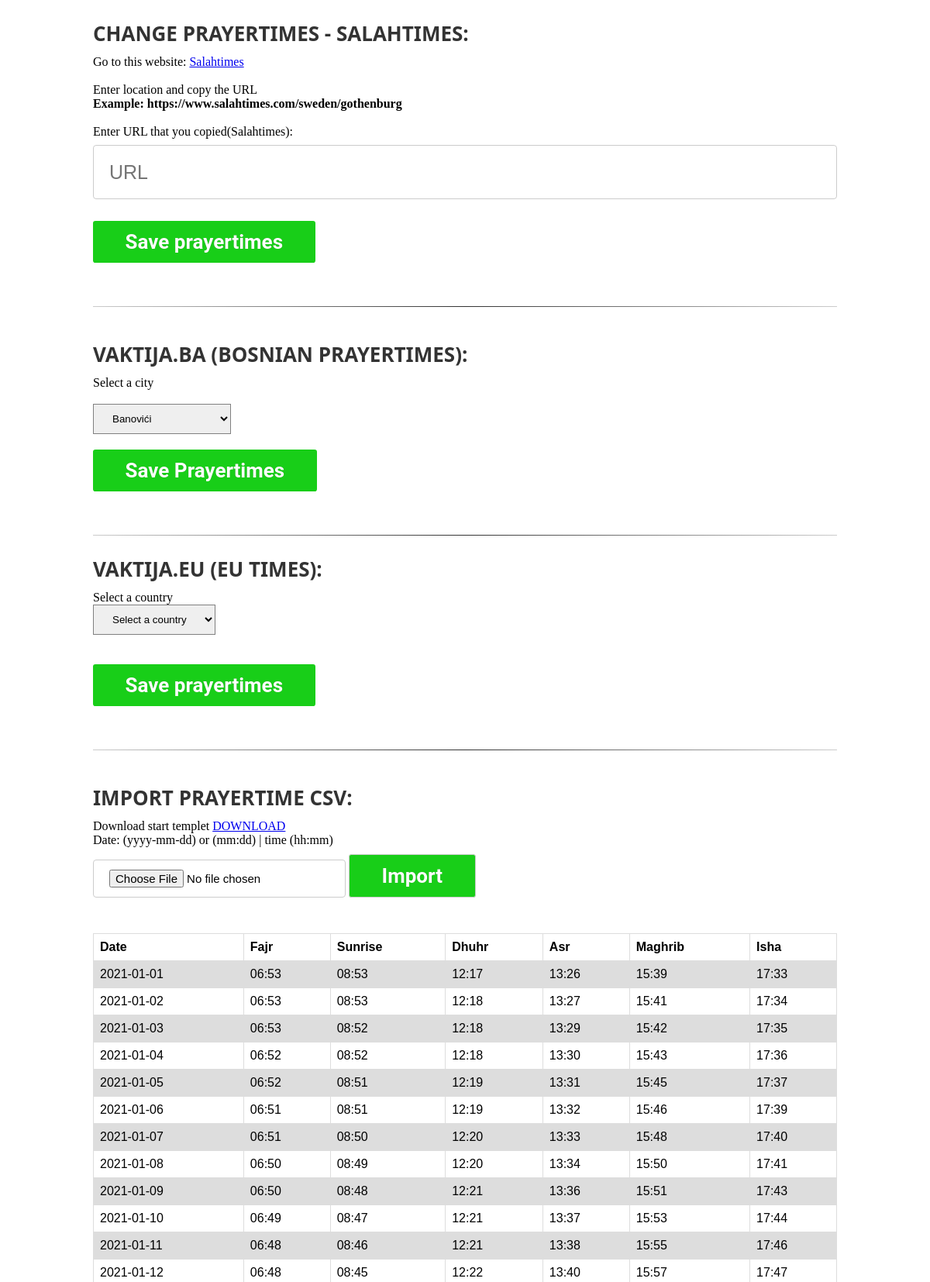
The app's page /prayertime (upper part) with its own data.
### tables this page shows
CREATE TABLE prayertimes (date text, fajr text, sunrise text, dhuhr text, asr text, maghrib text, isha text);

### app.py (the view)
@app.route( '/prayertime' )
def prayertimes():
    conn = sqlite3.connect("database.db")
    c = conn.cursor()
    c.execute("""select * from prayertimes""")
    prayertimes = c.fetchall()
    return render_template( 'time.html', prayertimes = prayertimes )

### templates/time.html (shortened to what this page needs)
{% extends 'layout/layout.html' %}
{% block content %}
<div class="container_padding">
    <h1 class="title left">Change prayertimes - Salahtimes:</h1>
    <p>Go to this website: <a href="https://www.salahtimes.com/countries" target="_blank">Salahtimes</a></p><br>
    <p>Enter location and copy the URL <br><b>Example: https://www.salahtimes.com/sweden/gothenburg</b></p><br>
    <label for="salahtimes_url">Enter URL that you copied(Salahtimes):</label>
    <input type="text" id="salahtimes_url" required  name="salahtimes_url" placeholder="URL">
    <button  id="save_prayertime" class="save" style="display:block; margin: 20px 0px;"  >Save prayertimes</button><br><br><hr><br>
    <h1 class="title left">Vaktija.ba (Bosnian prayertimes):</h1>
    <p>Select a city </p><br>
    <select class="select" name="city" id="city">
        <option value=0>Banovići</option>
    </select>
    <button  id="save_prayertime2" class="save" style="display:block; margin: 20px 0px;" >Save Prayertimes</button>
    <br><br>
    <hr>
    <h1 class="title left">Vaktija.eu (EU times):</h1>
    <p>Select a country</p>
    <select id="vaktija_eu_country" class="select" name="country" id="country">
        <option value="" disabled selected="selected">Select a country</option>
    </select>
    <br><br>
    <button  id="save_prayertime3" class="save" style="display:block; margin: 20px 0px;"  >Save prayertimes</button><br><br><hr><br>
    <form action="/import/prayertime" method="POST" enctype="multipart/form-data">
        <h1 class="title left">Import prayertime CSV:</h1>
        <p>Download start templet <a href="./static/upload/start_template.csv" target="_blank">DOWNLOAD</a></p>
        <p>Date: (yyyy-mm-dd) or (mm:dd) | time (hh:mm) </p>
        <input  style=" font-size:15px; height: auto !important; width: auto !important;" required type="file"  accept=".csv" id="csv"   name="csv" >
        <input type="submit" class="save"  value="Import"><br><br><br>
    </form>
    <table>
        <tr>
        <th>Date</th>
        <th>Fajr</th>
        <th>Sunrise</th>
        <th>Dhuhr</th>
        <th>Asr</th>
        <th>Maghrib</th>
        <th>Isha</th>
        </tr>
        {% for x in prayertimes%}
        <tr>
        <td>{{x[0]}}</td>
        <td>{{x[1]}}</td>
        <td>{{x[2]}}</td>
        <td>{{x[3]}}</td>
        <td>{{x[4]}}</td>
        <td>{{x[5]}}</td>
        <td>{{x[6]}}</td>
        </tr>
        {% endfor %}
    </table>
</div>
{% endblock %}

### static/css/styles.css (style rules this page uses)
* { margin: 0; padding: 0; border: 0; outline: 0; box-sizing: border-box; }
.title { text-align: center; font-family: 'Segoe UI', Tahoma, Geneva, Verdana, sans-serif; margin: 25px 0px 10px 0px; color:#333; text-transform: uppercase; font-size: 26px; }
.save { cursor: pointer; width: auto !important; height: auto !important; background-color: rgb(24, 206, 24); display:inline-block; color: white !important; padding:0.46em 1.6em; margin: 1% auto 1% auto; border-radius:0.12em; font-size: 26px; box-sizing: border-box; text-decoration:none; font-family:'Roboto',sans-serif; font-weight:700; color:#242424; text-shadow: 0 0.004em 0.004em rgba(0,0,0,0.35); transition: all 0.6s; }
table { font-family: arial, sans-serif; border-collapse: collapse; width: 100%; }
td, th { border: 1px solid #dddddd; text-align: left; padding: 8px; }
tr:nth-child(even) { background-color: #dddddd; }
.left { text-align: left !important; }
hr { border: 0; height: 1px;background: #333;background-image: linear-gradient(to right, #ccc, #333, #ccc); }
input { width: 100%; height:70px; padding: 12px 20px; margin: 8px 0; display: inline-block; border: 1px solid #ccc; border-radius: 4px; box-sizing: border-box; font-size: 25px; }
.select { padding: 10px 20px; border: 1px solid grey; }
@media only screen and (min-width: 1000px) { .container_padding { padding-right: 10%; padding-left: 10%; margin-right: auto !important; margin-left: auto; } }

### records on screen
prayertimes: date "2021-01-01", fajr "06:53", sunrise "08:53", dhuhr "12:17", asr "13:26", maghrib "15:39", isha "17:33"
prayertimes: date "2021-01-02", fajr "06:53", sunrise "08:53", dhuhr "12:18", asr "13:27", maghrib "15:41", isha "17:34"
prayertimes: date "2021-01-03", fajr "06:53", sunrise "08:52", dhuhr "12:18", asr "13:29", maghrib "15:42", isha "17:35"
prayertimes: date "2021-01-04", fajr "06:52", sunrise "08:52", dhuhr "12:18", asr "13:30", maghrib "15:43", isha "17:36"
prayertimes: date "2021-01-05", fajr "06:52", sunrise "08:51", dhuhr "12:19", asr "13:31", maghrib "15:45", isha "17:37"
prayertimes: date "2021-01-06", fajr "06:51", sunrise "08:51", dhuhr "12:19", asr "13:32", maghrib "15:46", isha "17:39"
prayertimes: date "2021-01-07", fajr "06:51", sunrise "08:50", dhuhr "12:20", asr "13:33", maghrib "15:48", isha "17:40"
prayertimes: date "2021-01-08", fajr "06:50", sunrise "08:49", dhuhr "12:20", asr "13:34", maghrib "15:50", isha "17:41"
prayertimes: date "2021-01-09", fajr "06:50", sunrise "08:48", dhuhr "12:21", asr "13:36", maghrib "15:51", isha "17:43"
prayertimes: date "2021-01-10", fajr "06:49", sunrise "08:47", dhuhr "12:21", asr "13:37", maghrib "15:53", isha "17:44"
prayertimes: date "2021-01-11", fajr "06:48", sunrise "08:46", dhuhr "12:21", asr "13:38", maghrib "15:55", isha "17:46"
prayertimes: date "2021-01-12", fajr "06:48", sunrise "08:45", dhuhr "12:22", asr "13:40", maghrib "15:57", isha "17:47"
